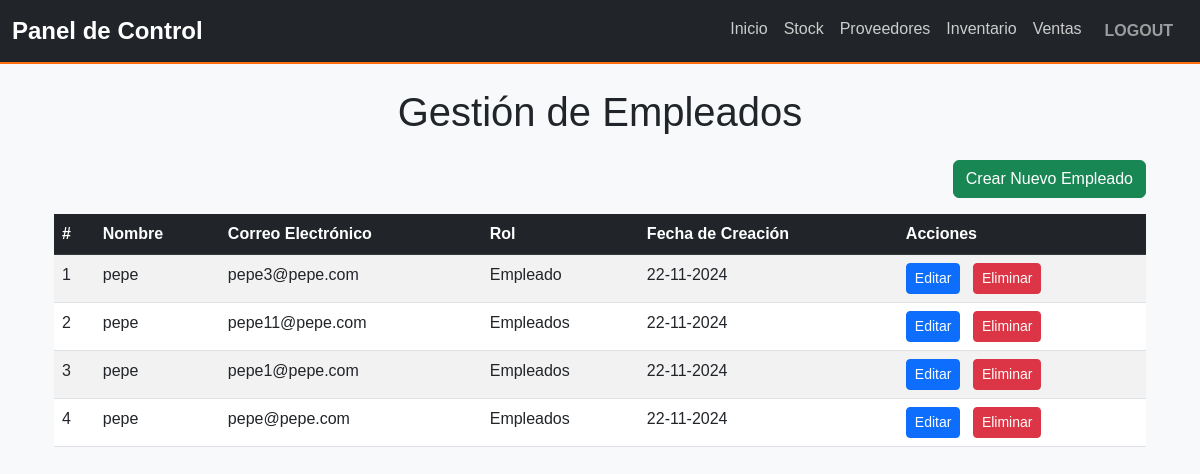
Before: /gestion_empleados/ with the older database file.
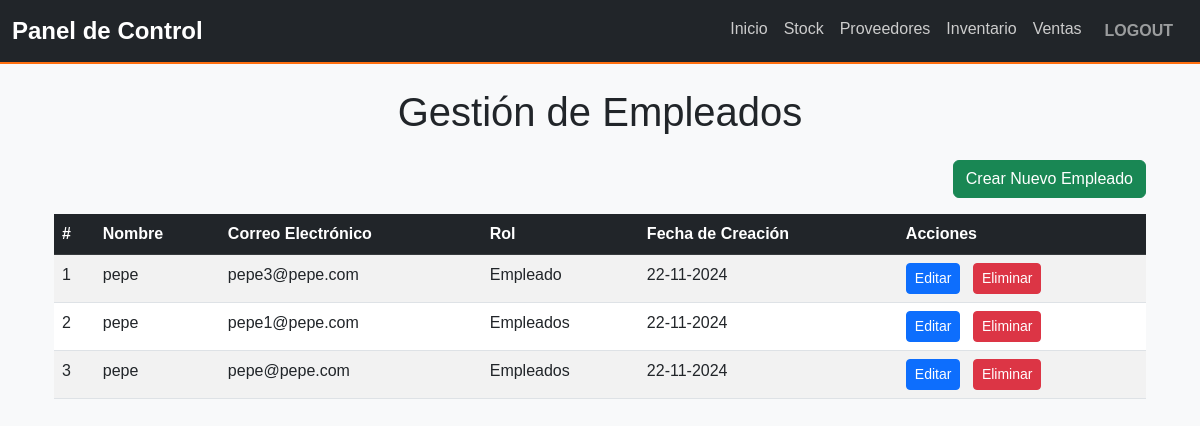
After: the same page with the newer database file.
### myapp/models.py (models this page shows, shortened)
class Empleados(models.Model):
    ROLES = [
        ('Empleados', 'Empleados'),
        ('Encargado', 'Encargado'),
    ]
    user = models.ForeignKey(User, on_delete=models.CASCADE, related_name='empleados')  # Relación con el modelo User
    nombre = models.CharField(max_length=100)
    apellido = models.CharField(max_length=100)
    telefono = models.CharField(max_length=15)
    email = models.EmailField()
    fecha_creacion = models.DateTimeField(auto_now_add=True)
    rol = models.CharField(max_length=50, null=True, blank=True, default='Empleado')
    class Meta:
        verbose_name = "Empleados"
        verbose_name_plural = "Empleados"
        ordering = ['-fecha_creacion']

### myapp/views.py (the view)
# urls.py: path('gestion_empleados/', views.gestion_empleados, name='gestion_empleados'),
def gestion_empleados(request):
    empleados = Empleados.objects.all()
    return render(request, 'empleados_gestion.html', {'empleados': empleados})

### myapp/context_processors.py (called while the page is built, shortened)
def user_role(request):
    return {'role': 'Invitado'}

### myapp/templates/empleados_gestion.html (shortened to what this page needs)
{% extends 'base.html' %}
{% block content %}
<div class="container mt-4">
    <h1 class="text-center mb-4">Gestión de Empleados</h1>
    <div class="d-flex justify-content-end mb-3">
        <a href="{% url 'crear_empleado' %}" class="btn btn-success">
             Crear Nuevo Empleado
        </a>
    </div>
    <div class="table-responsive">
        <table class="table table-striped table-hover">
            <thead class="table-dark">
                <tr>
                    <th>#</th>
                    <th>Nombre</th>
                    <th>Correo Electrónico</th>
                    <th>Rol</th>
                    <th>Fecha de Creación</th>
                    <th>Acciones</th>
                </tr>
            </thead>
            <tbody>
                {% for empleado in empleados %}
                <tr>
                    <td>{{ forloop.counter }}</td>
                    <td>{{ empleado.nombre }}</td>
                    <td>{{ empleado.email }}</td>
                    <td>{{ empleado.rol }}</td>
                    <td>{{ empleado.fecha_creacion|date:"d-m-Y" }}</td>
                    <td>
                        <a href="{% url 'editar_empleado' empleado.id %}" class="btn btn-primary btn-sm me-2">
                             Editar
                        </a>
                        <form action="{% url 'eliminar_empleado' empleado.id %}" method="post" class="d-inline">
                            <button type="submit" class="btn btn-danger btn-sm" onclick="return confirm('¿Estás seguro de eliminar este empleado?');">
                                 Eliminar
                            </button>
                        </form>
                    </td>
                </tr>
                {% empty %}
                <tr>
                    <td colspan="6" class="text-center">No hay empleados registrados.</td>
                </tr>
                {% endfor %}
            </tbody>
        </table>
    </div>
</div>
{% endblock %}

Changed rows visible on the page:
removed Empleados: nombre "pepe", email "pepe11@pepe.com", rol "Empleados", fecha_creacion "22-11-2024"
